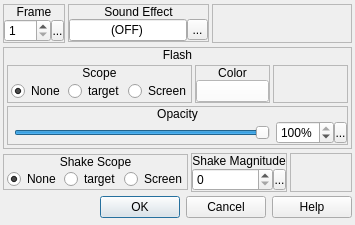
<?xml version="1.0" encoding="UTF-8"?>
<ui version="4.0">
 <class>ConfigureAnimationEffect</class>
 <widget class="QDialog" name="ConfigureAnimationEffect">
  <property name="geometry">
   <rect>
    <x>0</x>
    <y>0</y>
    <width>353</width>
    <height>225</height>
   </rect>
  </property>
  <property name="windowTitle">
   <string>Animation Effect</string>
  </property>
  <property name="windowIcon">
   <iconset resource="gui_icons.qrc">
    <normaloff>:/icons/openrpgmaker.png</normaloff>:/icons/openrpgmaker.png</iconset>
  </property>
  <property name="styleSheet">
   <string notr="true">.QFrame
{
	border-width: 1px;
	border-style: solid;
	border-color: palette(window-text);
}

.QFrame&gt;QLabel
{
	border-width: 0px;
	background-color: palette(window-text);
	color: palette(window);
	font-weight: bold;
}

.QFrame&gt;QCheckBox
{
	background-color: palette(window-text);
	border-width: 0px;
	border-style: none;
	color: palette(window);
	spacing: 3px;
	font-weight: bold;
	padding: 0px 0px 0px 3px;
}

.QFrame&gt;QCheckBox::indicator
{
	min-width: 8px;
	max-width: 8px;
	min-height: 8px;
	max-height: 8px;
	width: 8px;
	height: 8px;
	border-width: 2px;
	border-radius: 0px;
	border-style: ridge;
	border-color: palette(mid);
}

.QFrame&gt;QCheckBox::indicator:unchecked
{
	background-color: palette(base);
}

.QFrame&gt;QCheckBox::indicator:checked
{
	background-color: palette(window-text);
}

.QFrame&gt;QCheckBox::indicator:hover
{
	border-color: palette(highlight);
}</string>
  </property>
  <layout class="QVBoxLayout" name="verticalLayout_15">
   <property name="spacing">
    <number>3</number>
   </property>
   <property name="margin">
    <number>3</number>
   </property>
   <item>
    <widget class="QWidget" name="widget_16" native="true">
     <property name="sizePolicy">
      <sizepolicy hsizetype="Preferred" vsizetype="Fixed">
       <horstretch>0</horstretch>
       <verstretch>0</verstretch>
      </sizepolicy>
     </property>
     <layout class="QHBoxLayout" name="horizontalLayout_14">
      <property name="spacing">
       <number>3</number>
      </property>
      <property name="margin">
       <number>0</number>
      </property>
      <item>
       <widget class="QFrame" name="frame">
        <property name="sizePolicy">
         <sizepolicy hsizetype="Preferred" vsizetype="Fixed">
          <horstretch>0</horstretch>
          <verstretch>0</verstretch>
         </sizepolicy>
        </property>
        <property name="frameShape">
         <enum>QFrame::StyledPanel</enum>
        </property>
        <property name="frameShadow">
         <enum>QFrame::Raised</enum>
        </property>
        <layout class="QVBoxLayout" name="verticalLayout">
         <property name="spacing">
          <number>0</number>
         </property>
         <property name="margin">
          <number>0</number>
         </property>
         <item>
          <widget class="QLabel" name="label">
           <property name="sizePolicy">
            <sizepolicy hsizetype="Preferred" vsizetype="Fixed">
             <horstretch>0</horstretch>
             <verstretch>0</verstretch>
            </sizepolicy>
           </property>
           <property name="text">
            <string>Frame</string>
           </property>
           <property name="alignment">
            <set>Qt::AlignCenter</set>
           </property>
          </widget>
         </item>
         <item>
          <widget class="QWidget" name="widget" native="true">
           <layout class="QHBoxLayout" name="horizontalLayout">
            <property name="spacing">
             <number>0</number>
            </property>
            <property name="margin">
             <number>0</number>
            </property>
            <item>
             <widget class="QSpinBox" name="sbFrame">
              <property name="accelerated">
               <bool>true</bool>
              </property>
              <property name="minimum">
               <number>1</number>
              </property>
              <property name="maximum">
               <number>360</number>
              </property>
             </widget>
            </item>
            <item>
             <widget class="SpinBoxSideButton" name="bFrameSideButton">
              <property name="minimumSize">
               <size>
                <width>13</width>
                <height>21</height>
               </size>
              </property>
              <property name="maximumSize">
               <size>
                <width>13</width>
                <height>21</height>
               </size>
              </property>
              <property name="text">
               <string>...</string>
              </property>
              <property name="icon">
               <iconset resource="gui_icons.qrc">
                <normaloff>:/icons/spinBoxSideButton.png</normaloff>:/icons/spinBoxSideButton.png</iconset>
              </property>
              <property name="iconSize">
               <size>
                <width>8</width>
                <height>16</height>
               </size>
              </property>
             </widget>
            </item>
           </layout>
          </widget>
         </item>
        </layout>
       </widget>
      </item>
      <item>
       <widget class="QFrame" name="frame_2">
        <property name="sizePolicy">
         <sizepolicy hsizetype="Preferred" vsizetype="Fixed">
          <horstretch>0</horstretch>
          <verstretch>0</verstretch>
         </sizepolicy>
        </property>
        <property name="frameShape">
         <enum>QFrame::StyledPanel</enum>
        </property>
        <property name="frameShadow">
         <enum>QFrame::Raised</enum>
        </property>
        <layout class="QVBoxLayout" name="verticalLayout_2">
         <property name="spacing">
          <number>0</number>
         </property>
         <property name="margin">
          <number>0</number>
         </property>
         <item>
          <widget class="QLabel" name="label_2">
           <property name="sizePolicy">
            <sizepolicy hsizetype="Preferred" vsizetype="Fixed">
             <horstretch>0</horstretch>
             <verstretch>0</verstretch>
            </sizepolicy>
           </property>
           <property name="text">
            <string>Sound Effect</string>
           </property>
           <property name="alignment">
            <set>Qt::AlignCenter</set>
           </property>
          </widget>
         </item>
         <item>
          <widget class="QWidget" name="widget_2" native="true">
           <layout class="QHBoxLayout" name="horizontalLayout_2">
            <property name="spacing">
             <number>0</number>
            </property>
            <property name="margin">
             <number>0</number>
            </property>
            <item>
             <widget class="QLineEdit" name="leSoundEffect">
              <property name="text">
               <string>(OFF)</string>
              </property>
              <property name="alignment">
               <set>Qt::AlignCenter</set>
              </property>
              <property name="readOnly">
               <bool>true</bool>
              </property>
             </widget>
            </item>
            <item>
             <widget class="QToolButton" name="bBrowseSFX">
              <property name="sizePolicy">
               <sizepolicy hsizetype="Fixed" vsizetype="Expanding">
                <horstretch>0</horstretch>
                <verstretch>0</verstretch>
               </sizepolicy>
              </property>
              <property name="minimumSize">
               <size>
                <width>21</width>
                <height>21</height>
               </size>
              </property>
              <property name="maximumSize">
               <size>
                <width>21</width>
                <height>21</height>
               </size>
              </property>
              <property name="text">
               <string>...</string>
              </property>
              <property name="icon">
               <iconset resource="gui_icons.qrc">
                <normaloff>:/icons/fileopen.png</normaloff>:/icons/fileopen.png</iconset>
              </property>
              <property name="iconSize">
               <size>
                <width>16</width>
                <height>16</height>
               </size>
              </property>
             </widget>
            </item>
           </layout>
          </widget>
         </item>
        </layout>
       </widget>
      </item>
      <item>
       <widget class="QFrame" name="frame_12">
        <property name="sizePolicy">
         <sizepolicy hsizetype="Expanding" vsizetype="Preferred">
          <horstretch>0</horstretch>
          <verstretch>0</verstretch>
         </sizepolicy>
        </property>
        <property name="frameShape">
         <enum>QFrame::StyledPanel</enum>
        </property>
        <property name="frameShadow">
         <enum>QFrame::Raised</enum>
        </property>
       </widget>
      </item>
     </layout>
    </widget>
   </item>
   <item>
    <widget class="QFrame" name="frame_3">
     <property name="sizePolicy">
      <sizepolicy hsizetype="Fixed" vsizetype="Fixed">
       <horstretch>0</horstretch>
       <verstretch>0</verstretch>
      </sizepolicy>
     </property>
     <property name="frameShape">
      <enum>QFrame::StyledPanel</enum>
     </property>
     <property name="frameShadow">
      <enum>QFrame::Raised</enum>
     </property>
     <layout class="QVBoxLayout" name="verticalLayout_3">
      <property name="spacing">
       <number>0</number>
      </property>
      <property name="margin">
       <number>0</number>
      </property>
      <item>
       <widget class="QLabel" name="label_3">
        <property name="sizePolicy">
         <sizepolicy hsizetype="Preferred" vsizetype="Fixed">
          <horstretch>0</horstretch>
          <verstretch>0</verstretch>
         </sizepolicy>
        </property>
        <property name="text">
         <string>Flash</string>
        </property>
        <property name="alignment">
         <set>Qt::AlignCenter</set>
        </property>
       </widget>
      </item>
      <item>
       <widget class="QWidget" name="widget_3" native="true">
        <layout class="QVBoxLayout" name="verticalLayout_13">
         <property name="spacing">
          <number>3</number>
         </property>
         <property name="margin">
          <number>3</number>
         </property>
         <item>
          <layout class="QHBoxLayout" name="horizontalLayout_4">
           <property name="spacing">
            <number>3</number>
           </property>
           <item>
            <widget class="QFrame" name="frame_4">
             <property name="sizePolicy">
              <sizepolicy hsizetype="Fixed" vsizetype="Preferred">
               <horstretch>0</horstretch>
               <verstretch>0</verstretch>
              </sizepolicy>
             </property>
             <property name="frameShape">
              <enum>QFrame::StyledPanel</enum>
             </property>
             <property name="frameShadow">
              <enum>QFrame::Raised</enum>
             </property>
             <layout class="QVBoxLayout" name="verticalLayout_4">
              <property name="spacing">
               <number>0</number>
              </property>
              <property name="margin">
               <number>0</number>
              </property>
              <item>
               <widget class="QLabel" name="label_4">
                <property name="sizePolicy">
                 <sizepolicy hsizetype="Preferred" vsizetype="Fixed">
                  <horstretch>0</horstretch>
                  <verstretch>0</verstretch>
                 </sizepolicy>
                </property>
                <property name="text">
                 <string>Scope</string>
                </property>
                <property name="alignment">
                 <set>Qt::AlignCenter</set>
                </property>
               </widget>
              </item>
              <item>
               <widget class="QWidget" name="widget_4" native="true">
                <layout class="QHBoxLayout" name="horizontalLayout_3">
                 <property name="spacing">
                  <number>3</number>
                 </property>
                 <property name="leftMargin">
                  <number>3</number>
                 </property>
                 <property name="topMargin">
                  <number>0</number>
                 </property>
                 <property name="rightMargin">
                  <number>0</number>
                 </property>
                 <property name="bottomMargin">
                  <number>0</number>
                 </property>
                 <item>
                  <widget class="QRadioButton" name="rbFlashScopeNone">
                   <property name="sizePolicy">
                    <sizepolicy hsizetype="Fixed" vsizetype="Fixed">
                     <horstretch>0</horstretch>
                     <verstretch>0</verstretch>
                    </sizepolicy>
                   </property>
                   <property name="text">
                    <string>None</string>
                   </property>
                   <property name="checked">
                    <bool>true</bool>
                   </property>
                  </widget>
                 </item>
                 <item>
                  <widget class="QRadioButton" name="rbFlashScopeTarget">
                   <property name="sizePolicy">
                    <sizepolicy hsizetype="Fixed" vsizetype="Fixed">
                     <horstretch>0</horstretch>
                     <verstretch>0</verstretch>
                    </sizepolicy>
                   </property>
                   <property name="text">
                    <string>target</string>
                   </property>
                  </widget>
                 </item>
                 <item>
                  <widget class="QRadioButton" name="rbFlashScopeScreen">
                   <property name="sizePolicy">
                    <sizepolicy hsizetype="Fixed" vsizetype="Fixed">
                     <horstretch>0</horstretch>
                     <verstretch>0</verstretch>
                    </sizepolicy>
                   </property>
                   <property name="text">
                    <string>Screen</string>
                   </property>
                  </widget>
                 </item>
                </layout>
               </widget>
              </item>
             </layout>
            </widget>
           </item>
           <item>
            <widget class="QFrame" name="frame_16">
             <property name="frameShape">
              <enum>QFrame::StyledPanel</enum>
             </property>
             <property name="frameShadow">
              <enum>QFrame::Raised</enum>
             </property>
             <layout class="QVBoxLayout" name="verticalLayout_17">
              <property name="spacing">
               <number>0</number>
              </property>
              <property name="margin">
               <number>0</number>
              </property>
              <item>
               <widget class="QLabel" name="label_13">
                <property name="sizePolicy">
                 <sizepolicy hsizetype="Preferred" vsizetype="Fixed">
                  <horstretch>0</horstretch>
                  <verstretch>0</verstretch>
                 </sizepolicy>
                </property>
                <property name="text">
                 <string>Color</string>
                </property>
                <property name="alignment">
                 <set>Qt::AlignCenter</set>
                </property>
               </widget>
              </item>
              <item>
               <widget class="QWidget" name="widget_19" native="true">
                <layout class="QVBoxLayout" name="verticalLayout_19">
                 <property name="spacing">
                  <number>0</number>
                 </property>
                 <property name="margin">
                  <number>0</number>
                 </property>
                 <item>
                  <widget class="ColorButton" name="bSetFlashColor">
                   <property name="sizePolicy">
                    <sizepolicy hsizetype="Preferred" vsizetype="Fixed">
                     <horstretch>0</horstretch>
                     <verstretch>0</verstretch>
                    </sizepolicy>
                   </property>
                   <property name="styleSheet">
                    <string notr="true">background-color: rgb(255, 255, 255);</string>
                   </property>
                   <property name="text">
                    <string/>
                   </property>
                  </widget>
                 </item>
                </layout>
               </widget>
              </item>
             </layout>
            </widget>
           </item>
           <item>
            <widget class="QFrame" name="frame_5">
             <property name="frameShape">
              <enum>QFrame::StyledPanel</enum>
             </property>
             <property name="frameShadow">
              <enum>QFrame::Raised</enum>
             </property>
            </widget>
           </item>
          </layout>
         </item>
         <item>
          <widget class="QWidget" name="widget_20" native="true">
           <layout class="QHBoxLayout" name="horizontalLayout_20">
            <property name="spacing">
             <number>3</number>
            </property>
            <property name="margin">
             <number>0</number>
            </property>
            <item>
             <widget class="QFrame" name="frame_17">
              <property name="sizePolicy">
               <sizepolicy hsizetype="Fixed" vsizetype="Fixed">
                <horstretch>0</horstretch>
                <verstretch>0</verstretch>
               </sizepolicy>
              </property>
              <property name="frameShape">
               <enum>QFrame::StyledPanel</enum>
              </property>
              <property name="frameShadow">
               <enum>QFrame::Raised</enum>
              </property>
              <layout class="QVBoxLayout" name="verticalLayout_18">
               <property name="spacing">
                <number>0</number>
               </property>
               <property name="margin">
                <number>0</number>
               </property>
               <item>
                <widget class="QLabel" name="label_14">
                 <property name="sizePolicy">
                  <sizepolicy hsizetype="Preferred" vsizetype="Fixed">
                   <horstretch>0</horstretch>
                   <verstretch>0</verstretch>
                  </sizepolicy>
                 </property>
                 <property name="text">
                  <string>Opacity</string>
                 </property>
                 <property name="alignment">
                  <set>Qt::AlignCenter</set>
                 </property>
                </widget>
               </item>
               <item>
                <widget class="QWidget" name="widget_21" native="true">
                 <layout class="QHBoxLayout" name="horizontalLayout_18">
                  <property name="spacing">
                   <number>6</number>
                  </property>
                  <property name="leftMargin">
                   <number>6</number>
                  </property>
                  <property name="topMargin">
                   <number>0</number>
                  </property>
                  <property name="rightMargin">
                   <number>0</number>
                  </property>
                  <property name="bottomMargin">
                   <number>0</number>
                  </property>
                  <item>
                   <widget class="QSlider" name="hsOpacity">
                    <property name="minimumSize">
                     <size>
                      <width>256</width>
                      <height>0</height>
                     </size>
                    </property>
                    <property name="maximumSize">
                     <size>
                      <width>256</width>
                      <height>16777215</height>
                     </size>
                    </property>
                    <property name="maximum">
                     <number>100</number>
                    </property>
                    <property name="value">
                     <number>100</number>
                    </property>
                    <property name="orientation">
                     <enum>Qt::Horizontal</enum>
                    </property>
                   </widget>
                  </item>
                  <item>
                   <widget class="QWidget" name="widget_22" native="true">
                    <layout class="QHBoxLayout" name="horizontalLayout_19">
                     <property name="spacing">
                      <number>0</number>
                     </property>
                     <property name="margin">
                      <number>0</number>
                     </property>
                     <item>
                      <widget class="QSpinBox" name="sbOpacity">
                       <property name="accelerated">
                        <bool>true</bool>
                       </property>
                       <property name="suffix">
                        <string>%</string>
                       </property>
                       <property name="maximum">
                        <number>100</number>
                       </property>
                       <property name="value">
                        <number>100</number>
                       </property>
                      </widget>
                     </item>
                     <item>
                      <widget class="SpinBoxSideButton" name="bOpacitySideButton">
                       <property name="minimumSize">
                        <size>
                         <width>13</width>
                         <height>21</height>
                        </size>
                       </property>
                       <property name="maximumSize">
                        <size>
                         <width>13</width>
                         <height>21</height>
                        </size>
                       </property>
                       <property name="text">
                        <string>...</string>
                       </property>
                       <property name="icon">
                        <iconset resource="gui_icons.qrc">
                         <normaloff>:/icons/spinBoxSideButton.png</normaloff>:/icons/spinBoxSideButton.png</iconset>
                       </property>
                       <property name="iconSize">
                        <size>
                         <width>8</width>
                         <height>16</height>
                        </size>
                       </property>
                      </widget>
                     </item>
                    </layout>
                   </widget>
                  </item>
                 </layout>
                </widget>
               </item>
              </layout>
             </widget>
            </item>
           </layout>
          </widget>
         </item>
        </layout>
       </widget>
      </item>
     </layout>
    </widget>
   </item>
   <item>
    <widget class="QWidget" name="widget_17" native="true">
     <property name="sizePolicy">
      <sizepolicy hsizetype="Preferred" vsizetype="Fixed">
       <horstretch>0</horstretch>
       <verstretch>0</verstretch>
      </sizepolicy>
     </property>
     <layout class="QHBoxLayout" name="horizontalLayout_16">
      <property name="spacing">
       <number>3</number>
      </property>
      <property name="margin">
       <number>0</number>
      </property>
      <item>
       <widget class="QFrame" name="frame_13">
        <property name="sizePolicy">
         <sizepolicy hsizetype="Fixed" vsizetype="Fixed">
          <horstretch>0</horstretch>
          <verstretch>0</verstretch>
         </sizepolicy>
        </property>
        <property name="frameShape">
         <enum>QFrame::StyledPanel</enum>
        </property>
        <property name="frameShadow">
         <enum>QFrame::Raised</enum>
        </property>
        <layout class="QVBoxLayout" name="verticalLayout_14">
         <property name="spacing">
          <number>0</number>
         </property>
         <property name="margin">
          <number>0</number>
         </property>
         <item>
          <widget class="QLabel" name="label_11">
           <property name="sizePolicy">
            <sizepolicy hsizetype="Preferred" vsizetype="Fixed">
             <horstretch>0</horstretch>
             <verstretch>0</verstretch>
            </sizepolicy>
           </property>
           <property name="text">
            <string>Shake Scope</string>
           </property>
           <property name="alignment">
            <set>Qt::AlignCenter</set>
           </property>
          </widget>
         </item>
         <item>
          <widget class="QWidget" name="widget_15" native="true">
           <layout class="QHBoxLayout" name="horizontalLayout_15">
            <property name="spacing">
             <number>3</number>
            </property>
            <property name="leftMargin">
             <number>3</number>
            </property>
            <property name="topMargin">
             <number>0</number>
            </property>
            <property name="rightMargin">
             <number>0</number>
            </property>
            <property name="bottomMargin">
             <number>0</number>
            </property>
            <item>
             <widget class="QRadioButton" name="rbShakeScopeNone">
              <property name="sizePolicy">
               <sizepolicy hsizetype="Fixed" vsizetype="Fixed">
                <horstretch>0</horstretch>
                <verstretch>0</verstretch>
               </sizepolicy>
              </property>
              <property name="text">
               <string>None</string>
              </property>
              <property name="checked">
               <bool>true</bool>
              </property>
             </widget>
            </item>
            <item>
             <widget class="QRadioButton" name="rbShakeScopeTarget">
              <property name="sizePolicy">
               <sizepolicy hsizetype="Fixed" vsizetype="Fixed">
                <horstretch>0</horstretch>
                <verstretch>0</verstretch>
               </sizepolicy>
              </property>
              <property name="text">
               <string>target</string>
              </property>
             </widget>
            </item>
            <item>
             <widget class="QRadioButton" name="rbShakeScopeScreen">
              <property name="sizePolicy">
               <sizepolicy hsizetype="Fixed" vsizetype="Fixed">
                <horstretch>0</horstretch>
                <verstretch>0</verstretch>
               </sizepolicy>
              </property>
              <property name="text">
               <string>Screen</string>
              </property>
             </widget>
            </item>
           </layout>
          </widget>
         </item>
        </layout>
       </widget>
      </item>
      <item>
       <widget class="QFrame" name="frame_14">
        <property name="sizePolicy">
         <sizepolicy hsizetype="Fixed" vsizetype="Preferred">
          <horstretch>0</horstretch>
          <verstretch>0</verstretch>
         </sizepolicy>
        </property>
        <property name="frameShape">
         <enum>QFrame::StyledPanel</enum>
        </property>
        <property name="frameShadow">
         <enum>QFrame::Raised</enum>
        </property>
        <layout class="QVBoxLayout" name="verticalLayout_16">
         <property name="spacing">
          <number>0</number>
         </property>
         <property name="margin">
          <number>0</number>
         </property>
         <item>
          <widget class="QLabel" name="label_12">
           <property name="sizePolicy">
            <sizepolicy hsizetype="Preferred" vsizetype="Fixed">
             <horstretch>0</horstretch>
             <verstretch>0</verstretch>
            </sizepolicy>
           </property>
           <property name="text">
            <string>Shake Magnitude</string>
           </property>
           <property name="alignment">
            <set>Qt::AlignCenter</set>
           </property>
          </widget>
         </item>
         <item>
          <widget class="QWidget" name="widget_18" native="true">
           <layout class="QHBoxLayout" name="horizontalLayout_17">
            <property name="spacing">
             <number>0</number>
            </property>
            <property name="margin">
             <number>0</number>
            </property>
            <item>
             <widget class="QSpinBox" name="sbShakeMagnitude">
              <property name="accelerated">
               <bool>true</bool>
              </property>
              <property name="maximum">
               <number>16</number>
              </property>
             </widget>
            </item>
            <item>
             <widget class="SpinBoxSideButton" name="bShakeMagnitudeSideButton">
              <property name="minimumSize">
               <size>
                <width>13</width>
                <height>21</height>
               </size>
              </property>
              <property name="maximumSize">
               <size>
                <width>13</width>
                <height>21</height>
               </size>
              </property>
              <property name="text">
               <string>...</string>
              </property>
              <property name="icon">
               <iconset resource="gui_icons.qrc">
                <normaloff>:/icons/spinBoxSideButton.png</normaloff>:/icons/spinBoxSideButton.png</iconset>
              </property>
              <property name="iconSize">
               <size>
                <width>8</width>
                <height>16</height>
               </size>
              </property>
             </widget>
            </item>
           </layout>
          </widget>
         </item>
        </layout>
       </widget>
      </item>
      <item>
       <widget class="QFrame" name="frame_15">
        <property name="sizePolicy">
         <sizepolicy hsizetype="Preferred" vsizetype="Preferred">
          <horstretch>0</horstretch>
          <verstretch>0</verstretch>
         </sizepolicy>
        </property>
        <property name="frameShape">
         <enum>QFrame::StyledPanel</enum>
        </property>
        <property name="frameShadow">
         <enum>QFrame::Raised</enum>
        </property>
       </widget>
      </item>
     </layout>
    </widget>
   </item>
   <item>
    <widget class="QDialogButtonBox" name="buttonBox">
     <property name="orientation">
      <enum>Qt::Horizontal</enum>
     </property>
     <property name="standardButtons">
      <set>QDialogButtonBox::Cancel|QDialogButtonBox::Help|QDialogButtonBox::Ok</set>
     </property>
    </widget>
   </item>
  </layout>
 </widget>
 <customwidgets>
  <customwidget>
   <class>SpinBoxSideButton</class>
   <extends>QToolButton</extends>
   <header>spinboxsidebutton.h</header>
  </customwidget>
  <customwidget>
   <class>ColorButton</class>
   <extends>QPushButton</extends>
   <header>colorbutton.h</header>
  </customwidget>
 </customwidgets>
 <resources>
  <include location="gui_icons.qrc"/>
 </resources>
 <connections>
  <connection>
   <sender>buttonBox</sender>
   <signal>accepted()</signal>
   <receiver>ConfigureAnimationEffect</receiver>
   <slot>accept()</slot>
   <hints>
    <hint type="sourcelabel">
     <x>248</x>
     <y>254</y>
    </hint>
    <hint type="destinationlabel">
     <x>157</x>
     <y>274</y>
    </hint>
   </hints>
  </connection>
  <connection>
   <sender>buttonBox</sender>
   <signal>rejected()</signal>
   <receiver>ConfigureAnimationEffect</receiver>
   <slot>reject()</slot>
   <hints>
    <hint type="sourcelabel">
     <x>316</x>
     <y>260</y>
    </hint>
    <hint type="destinationlabel">
     <x>286</x>
     <y>274</y>
    </hint>
   </hints>
  </connection>
  <connection>
   <sender>hsOpacity</sender>
   <signal>valueChanged(int)</signal>
   <receiver>sbOpacity</receiver>
   <slot>setValue(int)</slot>
   <hints>
    <hint type="sourcelabel">
     <x>141</x>
     <y>136</y>
    </hint>
    <hint type="destinationlabel">
     <x>300</x>
     <y>136</y>
    </hint>
   </hints>
  </connection>
  <connection>
   <sender>sbOpacity</sender>
   <signal>valueChanged(int)</signal>
   <receiver>hsOpacity</receiver>
   <slot>setValue(int)</slot>
   <hints>
    <hint type="sourcelabel">
     <x>300</x>
     <y>136</y>
    </hint>
    <hint type="destinationlabel">
     <x>141</x>
     <y>136</y>
    </hint>
   </hints>
  </connection>
 </connections>
</ui>
